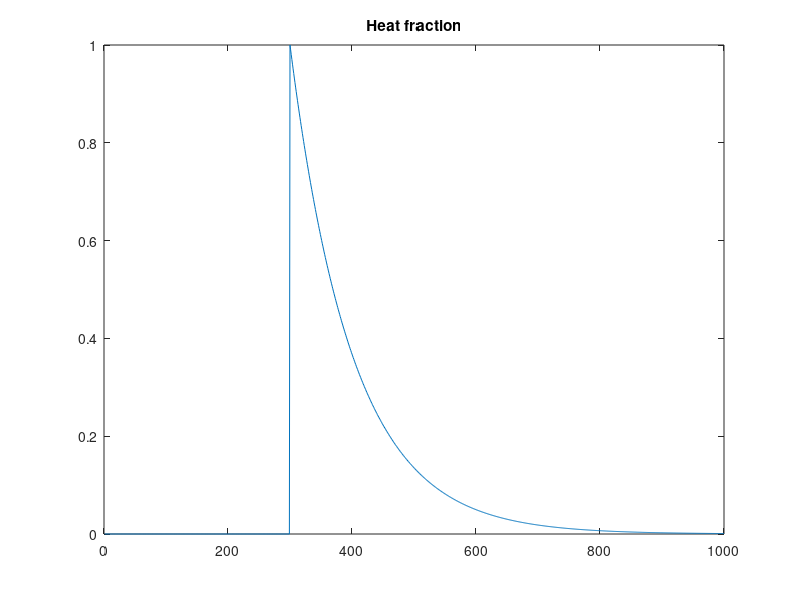

The MATLAB script that drew this image: (Note: this script raises an error after producing the figure.)
% second test script looking for tails???


domain_size = 1000;


%create fire mask
mask = zeros(domain_size,domain_size);
strip = ones(domain_size,1);
mask(:,500) = strip;

%make heat map
heat = zeros(domain_size,domain_size);
heat_strip = zeros(1,domain_size);
a = 0.01;
fire_start = 300;
for i = fire_start:domain_size
    heat_strip(1,i) = exp(-(i-fire_start)*a);
end
for i = 1:domain_size
    heat(i,:) = heat_strip;
end
figure, plot(heat(50,:)), title('Heat fraction')
%make probability matrix
detection_probs = zeros(domain_size,domain_size);

for i = 1:domain_size
    for j = 1:domain_size
        detection_probs(i,j) = detection_probability(heat(i,j));
    end
end
figure,plot(detection_probs(500,:)),title('Detection probability')

    


%set up of likelihood stuff
like = [];
radius = 30;
weight = gauss_weight(radius);


%loop to make likelihoods
counter = 1;
for i=radius+1:domain_size-radius
    
%     counter
    l =  compute_pixel_probability(500,i,heat,radius, weight, detection_probs );
    like(counter) = log(l);
    counter = counter +1;
end

figure,plot(like)


    
% testing region
% x = 1:domain_size;
% center = fire_start*ones(1,domain_size);
% g = @(x,x_0,sig) exp(-(x-x_0).^2/2/sig^2);
% 
% sig = 16;
% y = g(x,center,sig);
% figure,plot(y),title('gaussian');
% yg = log(y(1,1:940));
% log_prob = log(detection_probs(500,1:940));
% liker = yg+log_prob;
% 
% figure,plot(yp),title('prob');
% figure,plot(liker),title('like')

